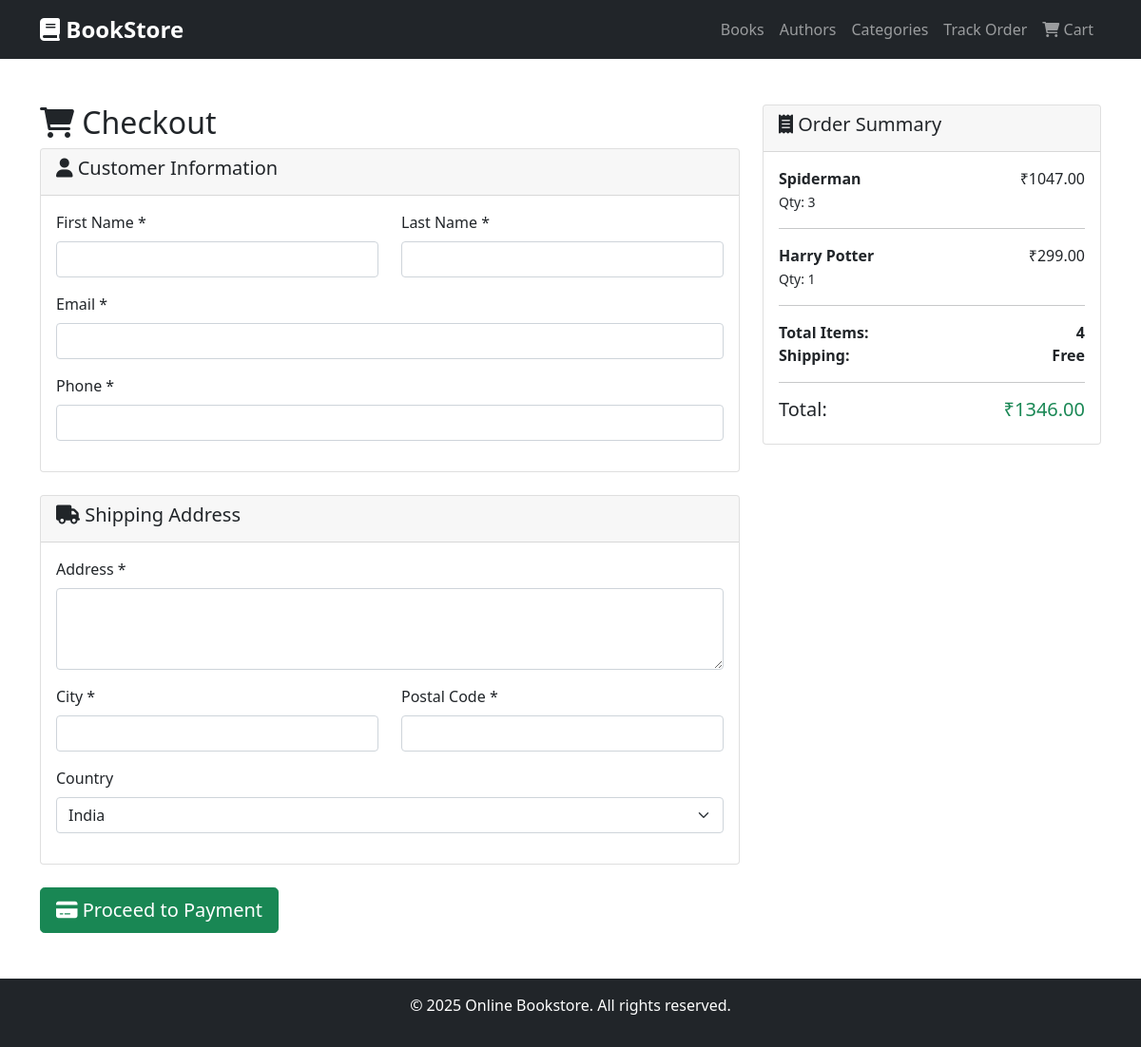
Page /checkout/ on the earlier database version.
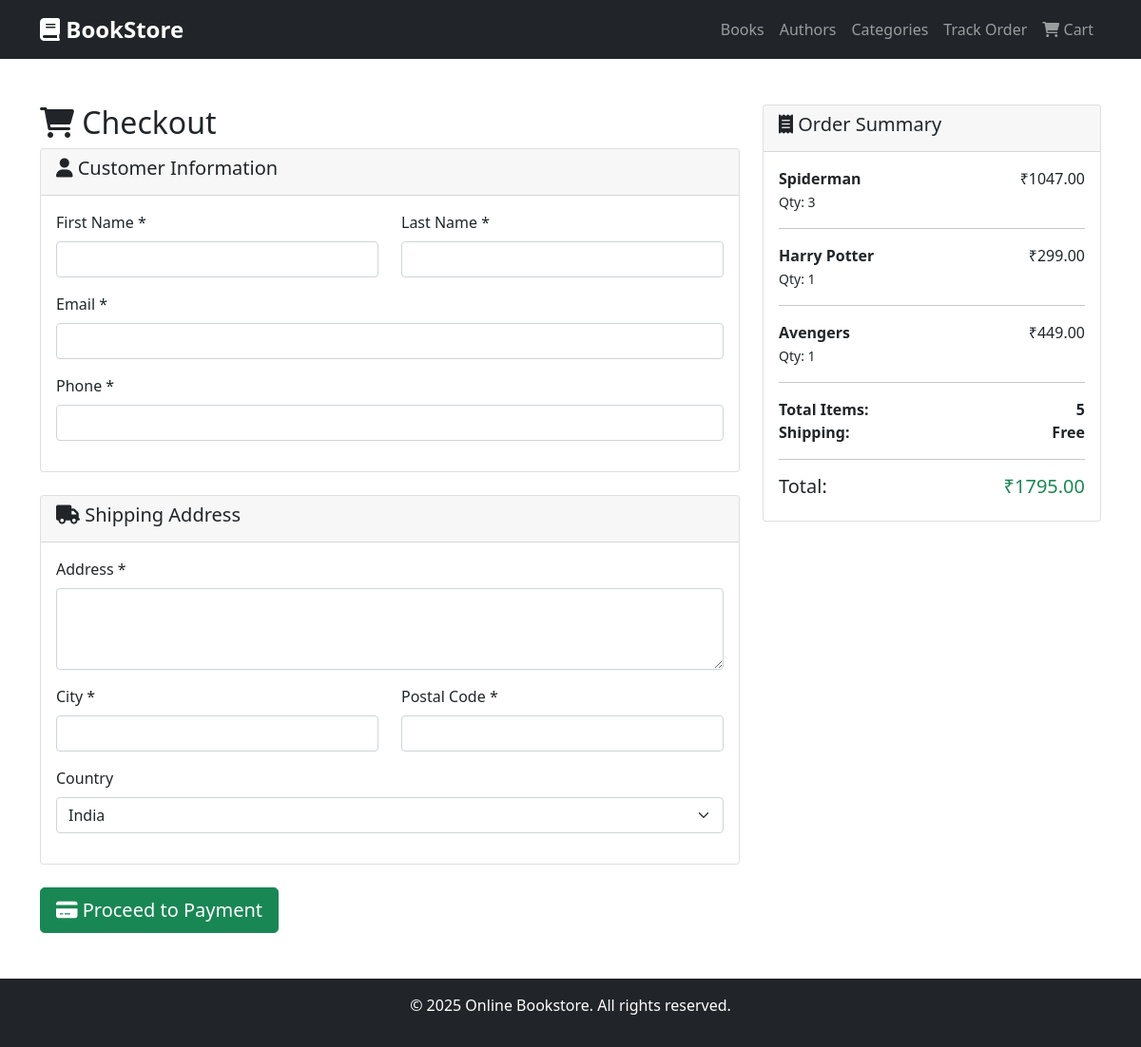
Same page on the later database version.
### bookstore/models.py (models this page shows, shortened)
class CartItem(models.Model):
    cart = models.ForeignKey(Cart, related_name='items', on_delete=models.CASCADE)
    book = models.ForeignKey(Book, on_delete=models.CASCADE)
    quantity = models.PositiveIntegerField(default=1)
    added_at = models.DateTimeField(auto_now_add=True)
    class Meta:
        unique_together = ['cart', 'book']
    @property
    def subtotal(self):
        return self.book.price * self.quantity

class Book(models.Model):
    title = models.CharField(max_length=300)
    price = models.DecimalField(max_digits=10, decimal_places=2)
    author = models.ForeignKey(
        Author,
        on_delete=models.CASCADE,
        related_name='books'
    )
    categories = models.ManyToManyField(
        Category,
        related_name='books'
    )
    cover_image = models.ImageField(upload_to='books/covers/', blank=True, null=True)
    isbn = models.CharField(max_length=13, unique=True, blank=True)
    publication_date = models.DateField(blank=True, null=True)
    stock_quantity = models.PositiveIntegerField(default=0)
    created_at = models.DateTimeField(auto_now_add=True)
    updated_at = models.DateTimeField(auto_now=True)
    class Meta:
        ordering = ['title']

class Cart(models.Model):
    user = models.ForeignKey(User, on_delete=models.CASCADE, null=True, blank=True)
    session_key = models.CharField(max_length=40, null=True, blank=True)
    created_at = models.DateTimeField(auto_now_add=True)
    updated_at = models.DateTimeField(auto_now=True)
    @property
    def total_price(self):
        return sum(item.subtotal for item in self.items.all())
    @property
    def total_items(self):
        return sum(item.quantity for item in self.items.all())

### bookstore/views.py (the view, shortened to what this page needs)
# urls.py: path('checkout/', views.checkout, name='checkout'),
def checkout(request):
    cart = get_or_create_cart(request)
    cart_items = cart.items.all()
    if not cart_items:
        messages.warning(request, "Your cart is empty!")
        return redirect('book_list')
    context = {
        'cart': cart,
        'cart_items': cart_items,
    }
    return render(request, 'bookstore/checkout.html', context)

### bookstore/views.py (called while the page is built)
def get_or_create_cart(request):
    if request.user.is_authenticated:
        cart, created = Cart.objects.get_or_create(user=request.user)
    else:
        session_key = request.session.session_key
        if not session_key:
            request.session.create()
            session_key = request.session.session_key
        cart, created = Cart.objects.get_or_create(session_key=session_key)
    return cart

### templates/bookstore/checkout.html (shortened to what the changed rows need)
{% extends 'bookstore/base.html' %}
{% block content %}
<div class="container my-5">
    <div class="row">
        <div class="col-md-8">
            <h2><i class="fas fa-shopping-cart"></i> Checkout</h2>
        </div>
        <div class="col-md-4">
            <div class="card">
                <div class="card-body">
                    {% for item in cart_items %}
                    <div class="d-flex justify-content-between mb-2">
                        <div>
                            <strong>{{ item.book.title }}</strong><br>
                            <small>Qty: {{ item.quantity }}</small>
                        </div>
                        <div>₹{{ item.subtotal }}</div>
                    </div>
                    <hr>
                    {% endfor %}
                    <div class="d-flex justify-content-between">
                        <strong>Total Items:</strong>
                        <strong>{{ cart.total_items }}</strong>
                    </div>
                    <div class="d-flex justify-content-between">
                        <strong>Shipping:</strong>
                        <strong>Free</strong>
                    </div>
                    <hr>
                    <div class="d-flex justify-content-between">
                        <h5>Total:</h5>
                        <h5 class="text-success">₹{{ cart.total_price }}</h5>
                    </div>
                </div>
            </div>
        </div>
    </div>
</div>
{% endblock %}

Differences in the rows shown:
added CartItem: book "Avengers", quantity "1", subtotal "449.00"
computed for Cart: total_items "4" → "5"; total_price "1346.00" → "1795.00"
